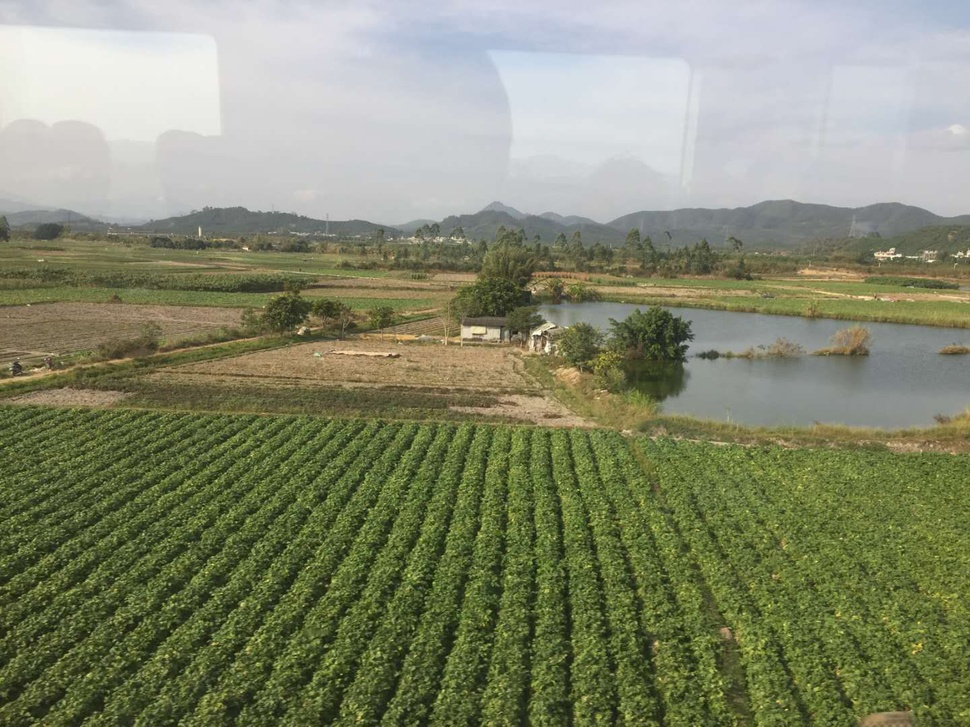
%> input picture Images/train2.jpg, 970 x 727 px, shrunk from 1440 x 1080 before the run
$ octave sampleRun.m   (GNU Octave 9; MATLAB toolbox functions it lacks are replaced by stand-ins)
%> lines starting %> are read from the running program, lines starting %| are printed output that depends on the picture
### code/reflectSuppression.m
% SINGLE IMAGE REFLECTION SUPPRESSION USING GRADIENT THRESHOLDING AND SOLVING
% PDE USING DCT of Image3D

% Input:
% Image3D	  - the input image
% h	   - the gradient thresholding parameter
% epsilon - the epsilon in Eq.(3) in the paper

% Output:
% supressedImage3D - the dereflected image


function supressedImage3D = reflectSuppression(Image3D, h, epsilon)
	Image3D=im2double(Image3D);
	[r,c,d]=size(Image3D);
	supressedImage3D = zeros(r,c,d);
	Image3D_Laplacian_2 = zeros(r,c,d);

	for dim = 1:d
		gradient=getGradient(Image3D(:,:,dim));
		gradient_r=gradient(:,:,1);
		gradient_c=gradient(:,:,2);
    %figure();title('Gradients');subplot(1,2,1); imshow(gradient_r); subplot(1,2,2); imshow(gradient_c);
		gradient_norm=sqrt(gradient_r.^2 + gradient_c.^2);
		gradient_norm_thresh=thresh(gradient_norm, h);					 % gradient thresholding
		% gradient_norm_thresh = wthresh(gradient_norm, 'h', h);		 % gradient thresholding matlab
		ind = (gradient_norm_thresh == 0);
		gradient_r(ind)=0;
		gradient_c(ind)=0;
		gradient_thresh(:,:,1)=gradient_r;
		gradient_thresh(:,:,2)=gradient_c;
		Image3D_Laplacian_2(:,:,dim)=getDivergence(getGradient(getDivergence( gradient_thresh)));			 % compute L(getDivergence(delta_h(Image3D)))
	end

	rhs=Image3D_Laplacian_2+epsilon*Image3D;
  %figure();title('Loss function');imshow(rhs);
	for dim = 1:d
		supressedImage3D(:,:,dim) = solvePoisonDCT(rhs(:,:,dim),1,0,epsilon);	  % solve the PDE using DCT
	end
end

### code/getGradient.m
% COMPUTE THE DIVERGENCE OF GRADIENT
% Input:
% Img2D - 2D image i.e. image among one color dimensions
% Output:
% gradient2D(:,:,1) - derivative along row
% gradient2D(:,:,2) - derivative along column

function gradImg2D=getGradient(Img2D)
	[r,c]=size(Img2D);
	gradImg2D=zeros(r,c,2);

	gradImg2D_row=zeros(r,c);
  % GET row and row+1 (we finally need to subtract them) %
	gradImg2D_row(:,1:c-1)=Img2D(:,2:c);
	gradImg2D_row(:,c)=Img2D(:,c);


	gradImg2D_col=zeros(r,c);
	% GET column and column+1 (we finally need to subtract them) %
  gradImg2D_col(1:r-1,:)=Img2D(2:r,:);
	gradImg2D_col(r,:)=Img2D(r,:);

  % SUBTRACTION %
	gradImg2D(:,:,1)=gradImg2D_row-Img2D;
	gradImg2D(:,:,2)=gradImg2D_col-Img2D;
end

### code/sampleRun.m
pkg load control
pkg load signal
pkg load ltfat
pkg load image

file_name='../Images/train2.jpg';
out_name=strcat(file_name,'_out.jpg');

Image3D=imread(file_name);
%> Image3D is the input picture: size 727x970x3 uint8; mean R, G, B 132.5, 137, 110
ResImage3D=reflectSuppression(Image3D, 0.033, 1e-8);
%> the loop in reflectSuppression, `for dim = 1:d` made 1 pass
%> pass 1, in reflectSuppression, `gradient_r=gradient(:,:,1);`:
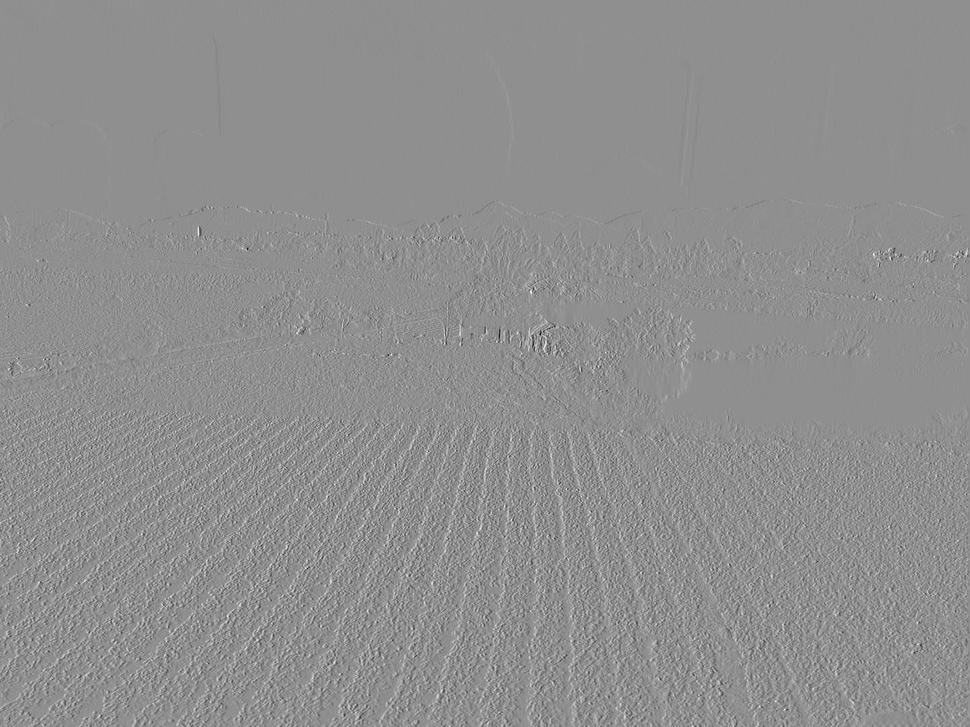
%> gradient_r: size 727x970 double; min -0.553, max 0.431, mean 4.84e-05; drawn with min black and max white
%> pass 1, in reflectSuppression, `gradient_c=gradient(:,:,2);`:
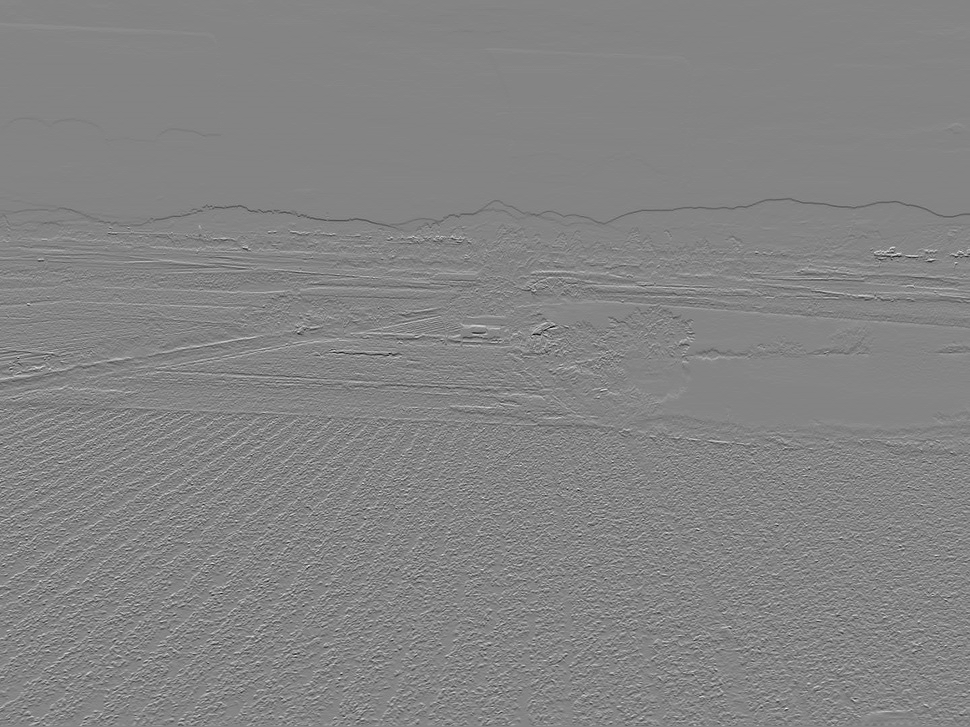
%> gradient_c: size 727x970 double; min -0.584, max 0.537, mean -0.000654; drawn with min black and max white
%> pass 1, in reflectSuppression, `gradient_norm=sqrt(gradient_r.^2 + gradient_c.^2);`:
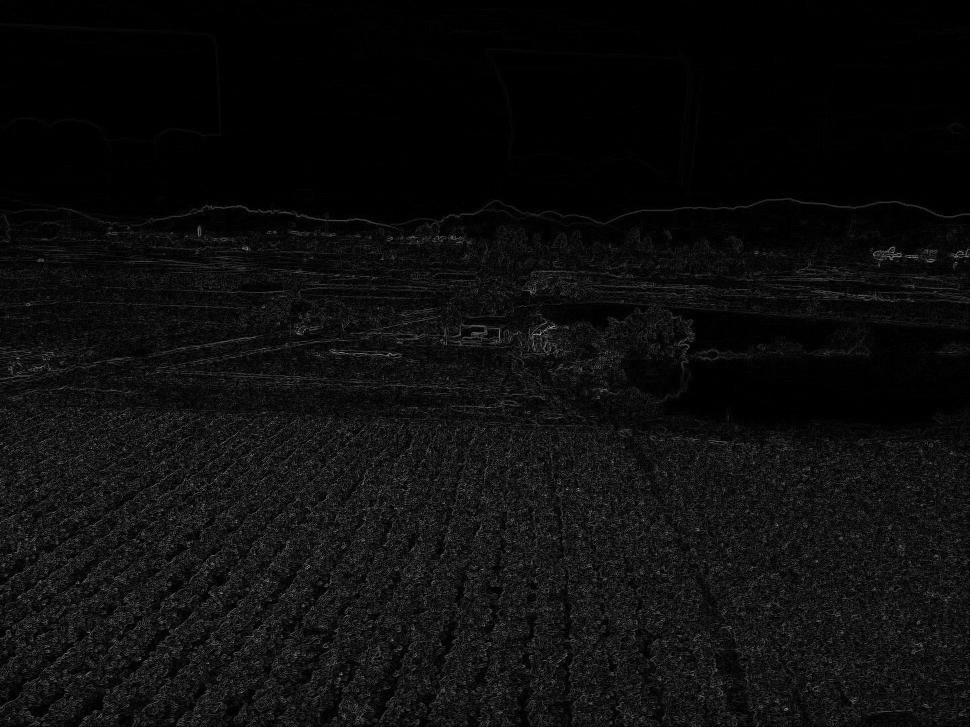
%> gradient_norm: size 727x970 double; min 0, max 0.676, mean 0.0534
%> the run ends on the next line

$ run again, with Images/Child_Glass.jpg copied over Images/train2.jpg
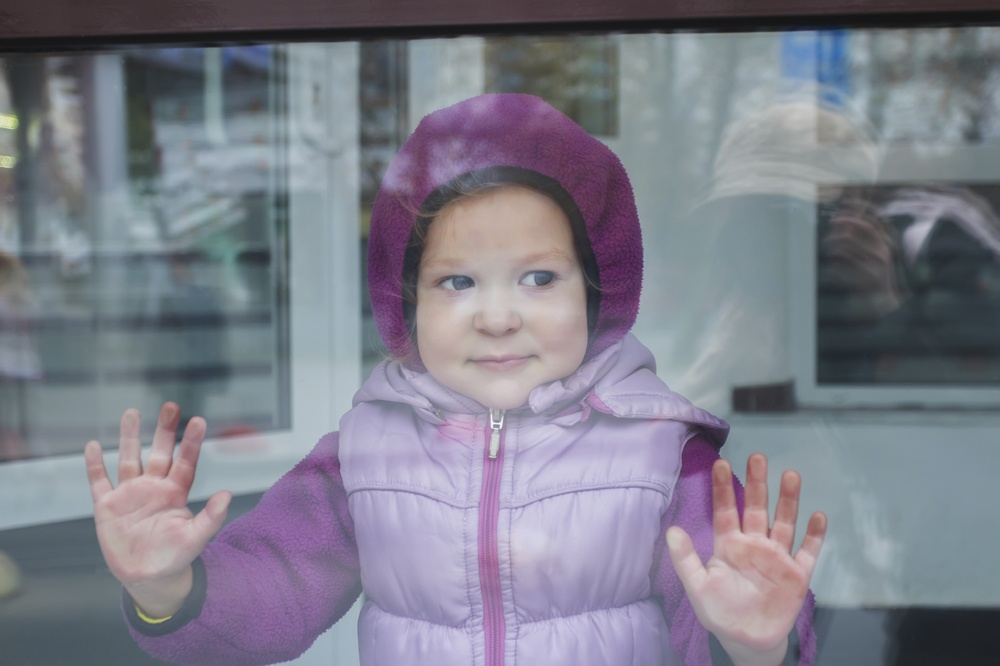
%> input picture Images/Child_Glass.jpg, 1000 x 666 px, shrunk from 1698 x 1131 before the run
%> Image3D is the input picture: size 666x1000x3 uint8; mean R, G, B 124.8, 125.3, 137.5
%> Image3D: size 666x1000x3 double
%> the loop in reflectSuppression, `for dim = 1:d` made 1 pass
%> pass 1, in reflectSuppression, `gradient_r=gradient(:,:,1);`:
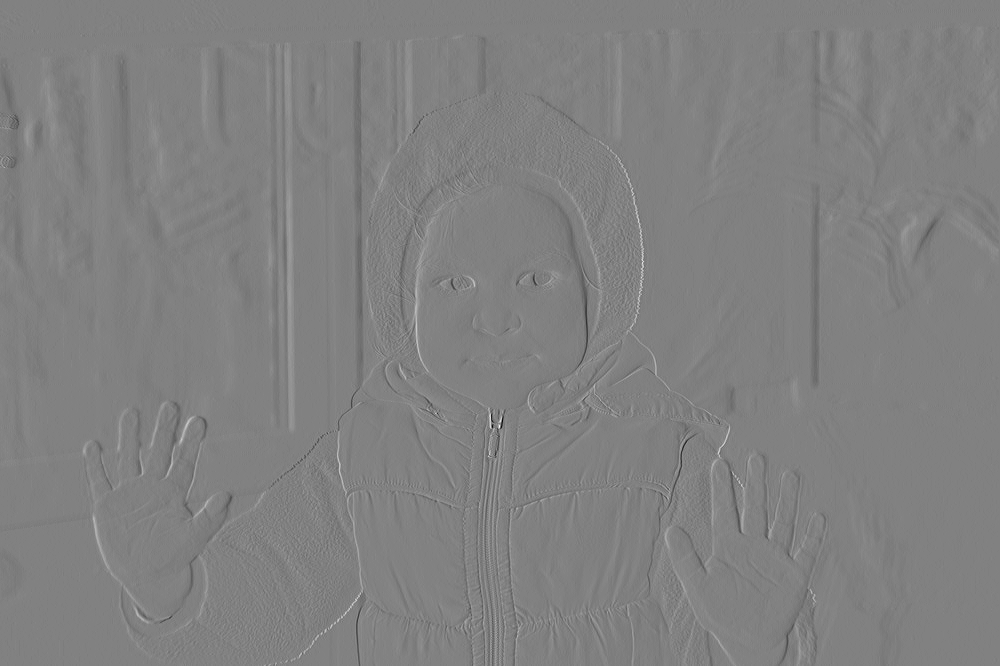
%> gradient_r: size 666x1000 double; min -0.325, max 0.318, mean -8.75e-05; drawn with min black and max white
%> pass 1, in reflectSuppression, `gradient_norm=sqrt(gradient_r.^2 + gradient_c.^2);`:
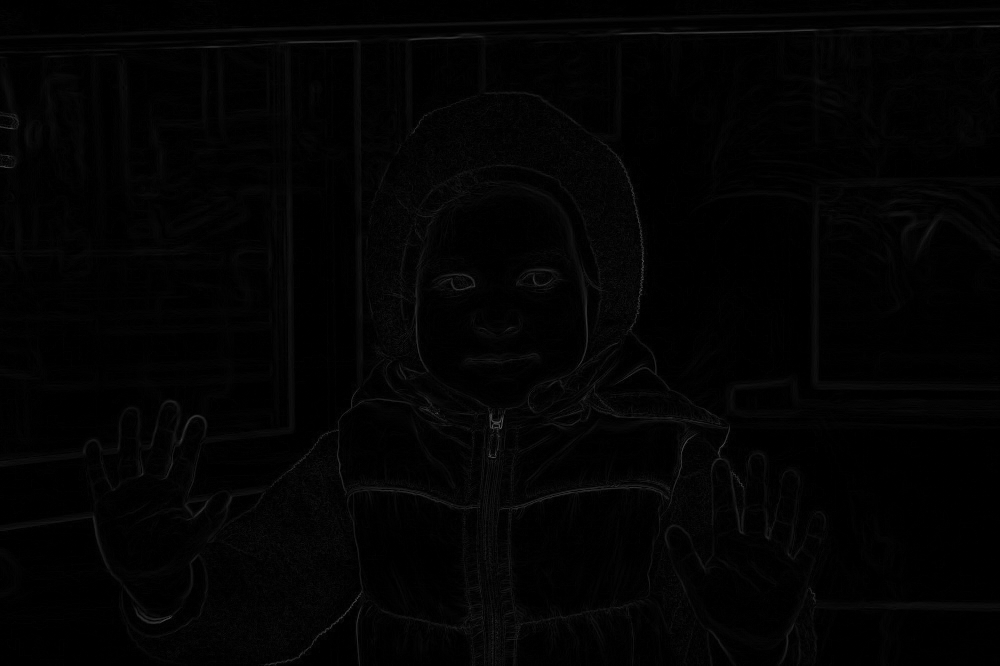
%> gradient_norm: size 666x1000 double; min 0, max 0.326, mean 0.0129

$ run again, with Images/Dog-In-Window.jpg copied over Images/train2.jpg
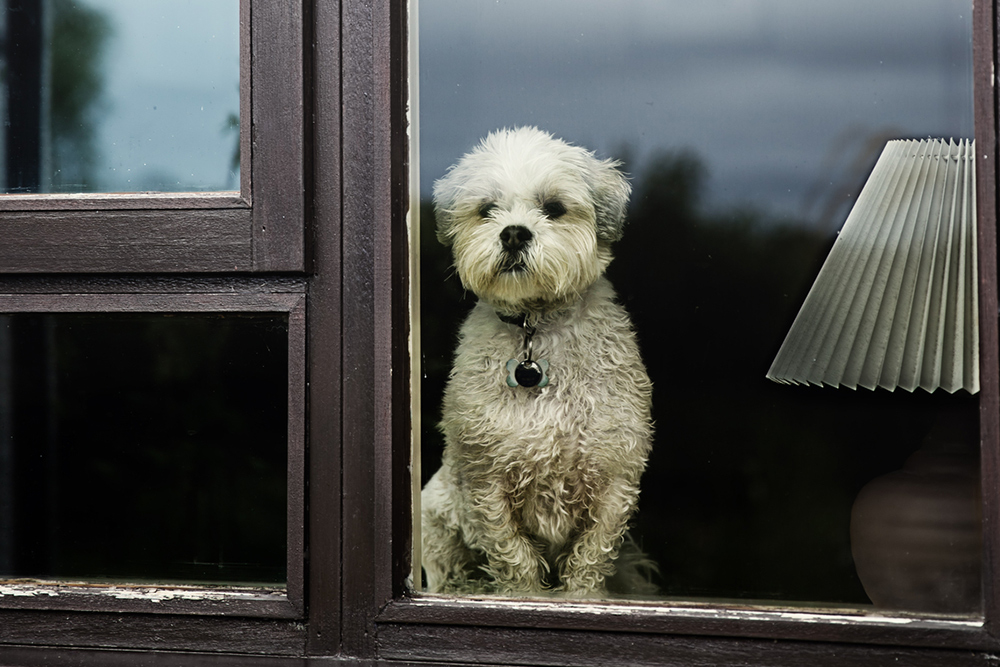
%> input picture Images/Dog-In-Window.jpg, 1000 x 667 px
%> Image3D is the input picture: size 667x1000x3 uint8; mean R, G, B 73.4, 74.7, 71.8
%> Image3D: size 667x1000x3 double
%> the loop in reflectSuppression, `for dim = 1:d` made 1 pass
%> pass 1, in reflectSuppression, `gradient_r=gradient(:,:,1);`:
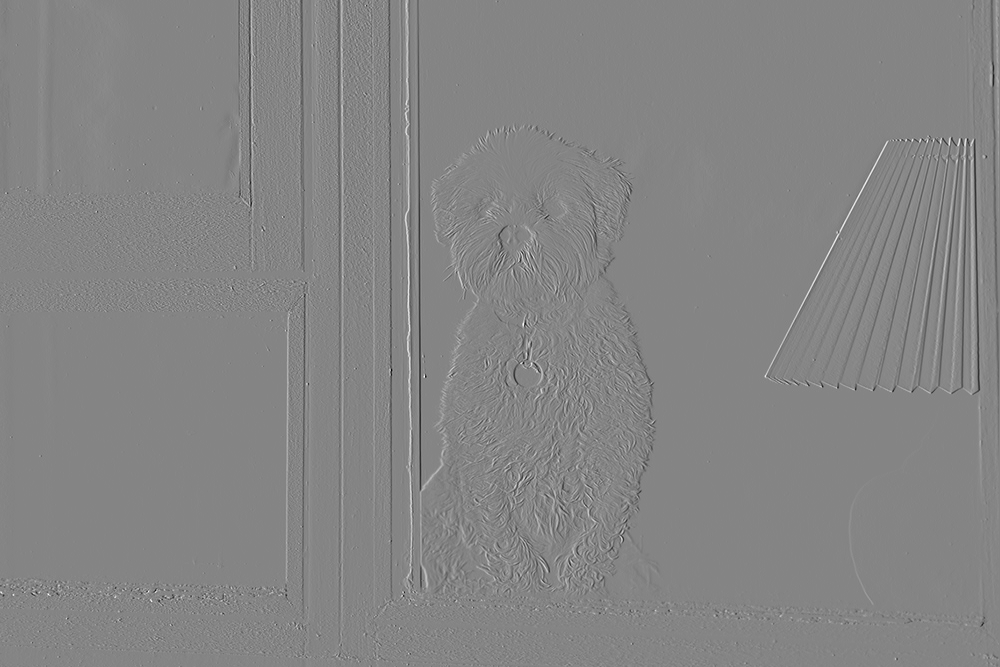
%> gradient_r: size 667x1000 double; min -0.714, max 0.655, mean -2.18e-06; drawn with min black and max white
%> pass 1, in reflectSuppression, `gradient_norm=sqrt(gradient_r.^2 + gradient_c.^2);`:
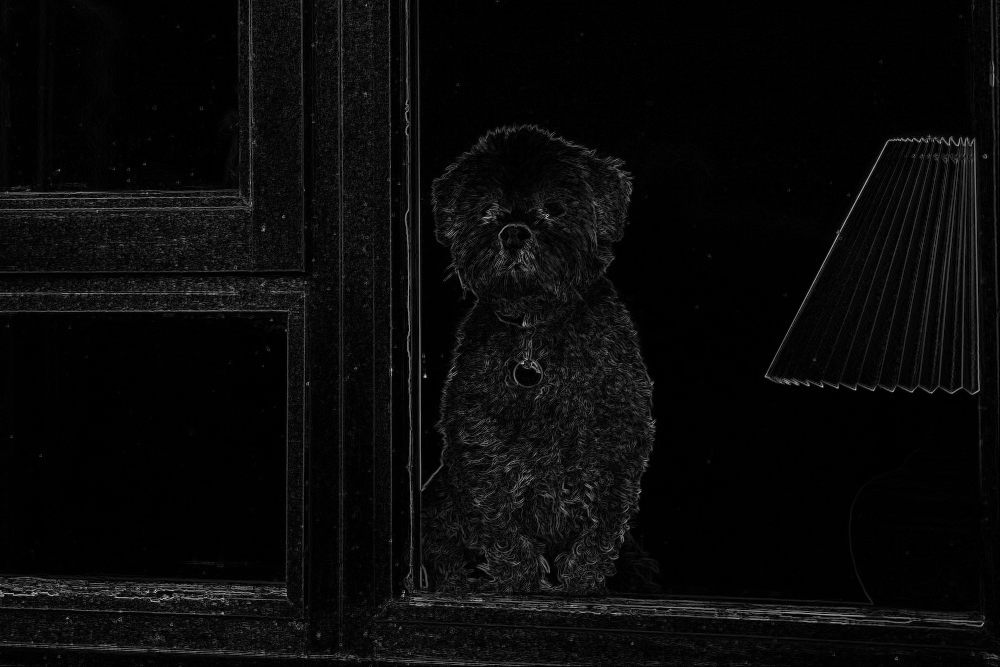
%> gradient_norm: size 667x1000 double; min 0, max 0.863, mean 0.0388
